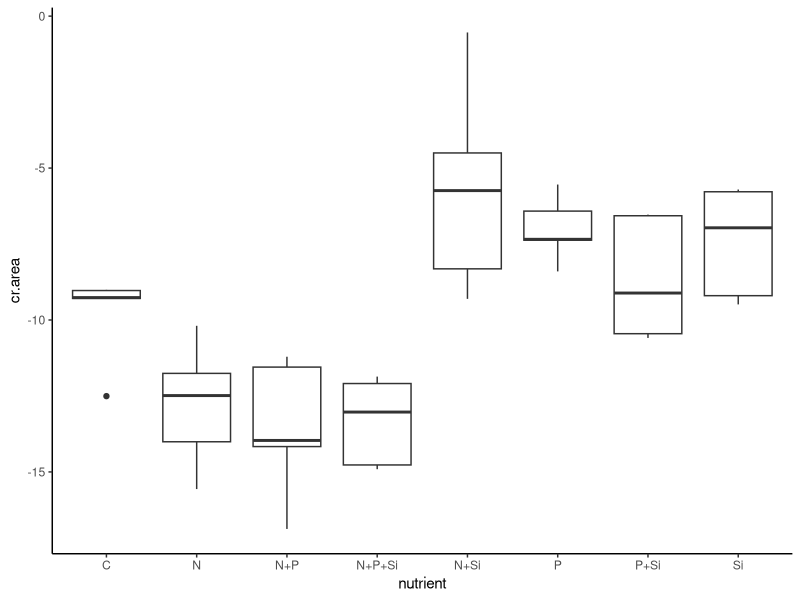
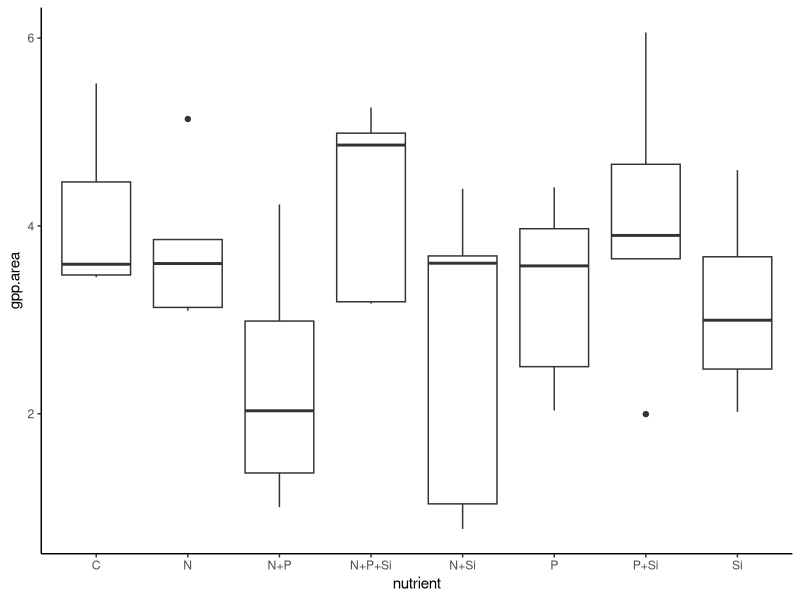
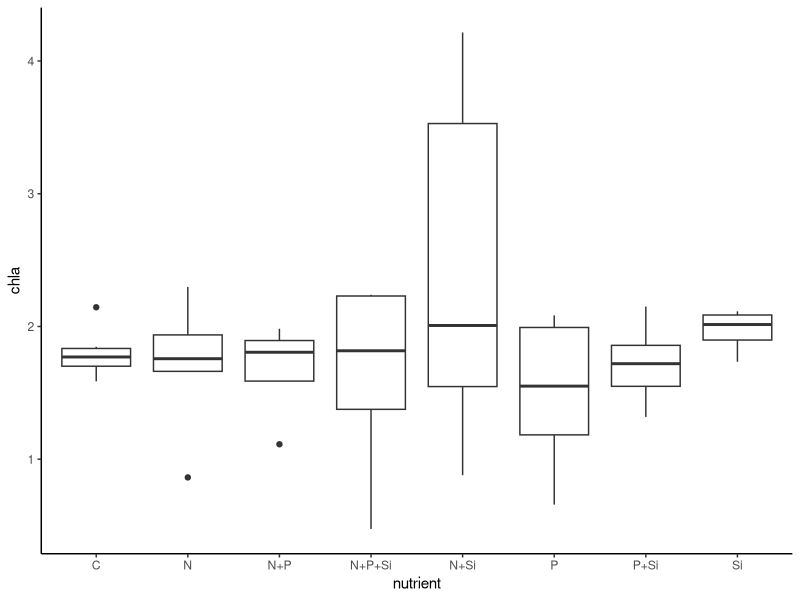
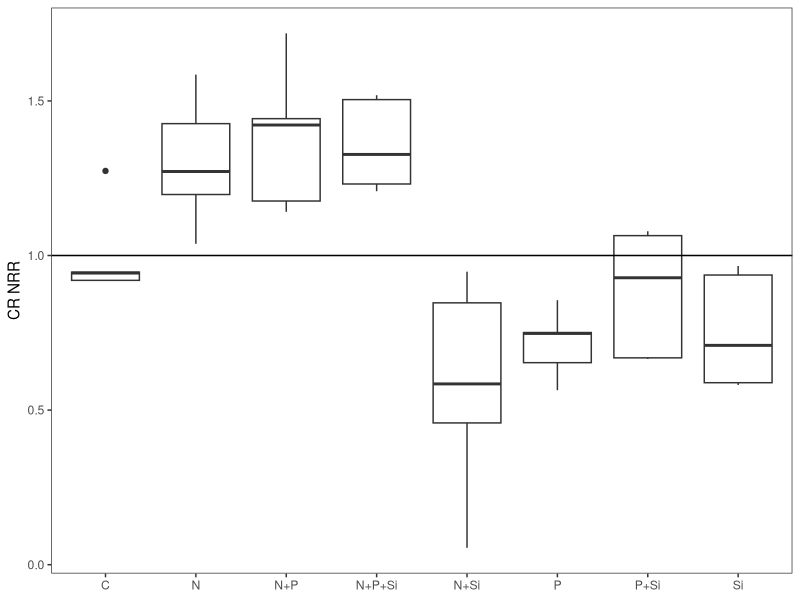
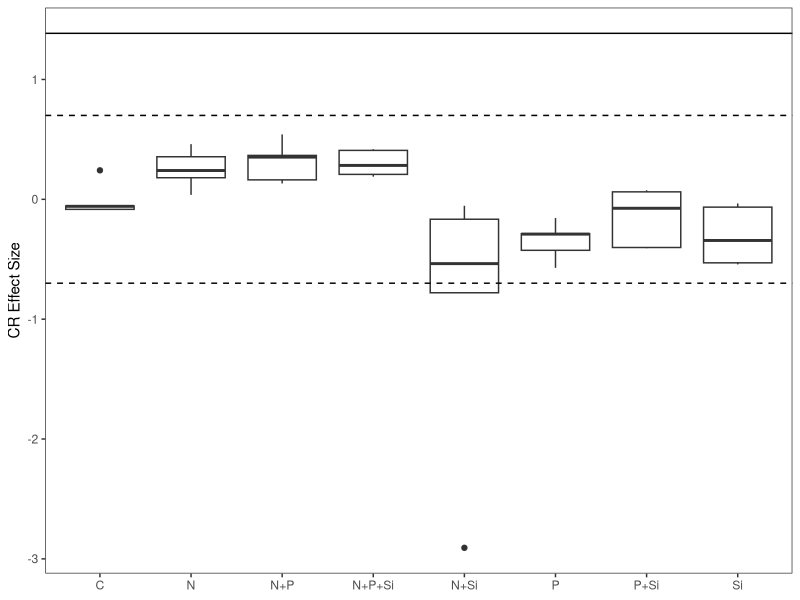
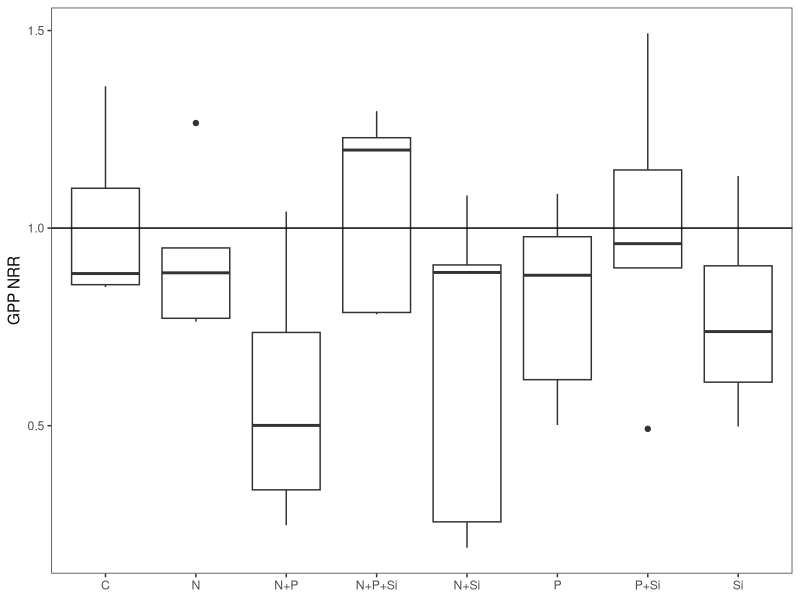
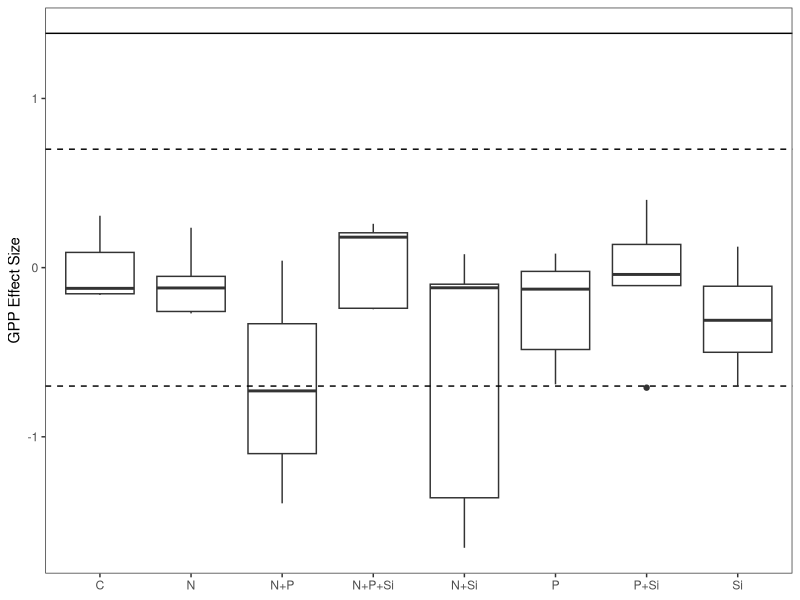
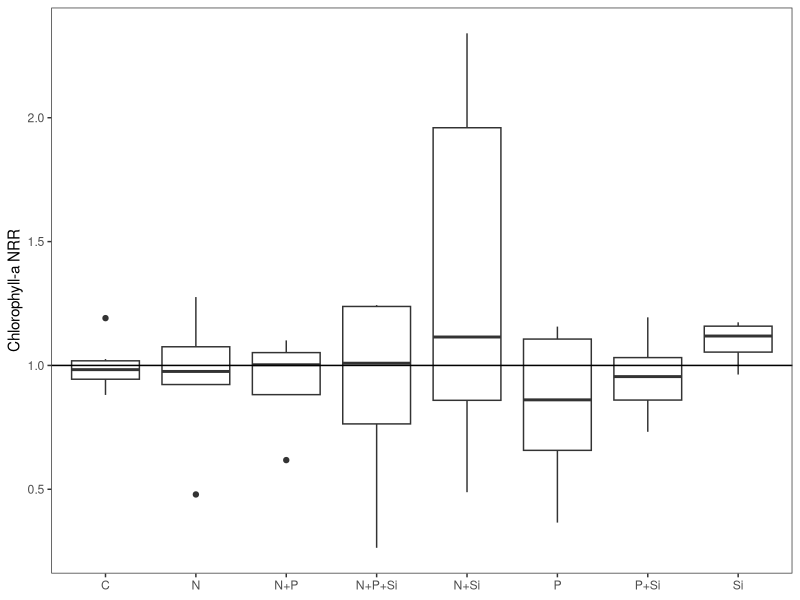

Here is the R script that generated these plots, in order: (Note: this script raises an error after producing the figures.)
#Author:  Clay Arango
#Creation date: 10-Feb-19
#Script to analyze NDS data from Summer 2018 WSB work with S. Roley and A. Alexiades

#packages
install.packages("nlme")
install.packages("nortest")
install.packages("plyr")
install.packages("dplyr")
install.packages("multcomp")
install.packages("MASS")
install.packages("ggplot2")
library(nlme)
library(nortest)
library(plyr)
library(dplyr)
library(multcomp)
library(MASS)
library(ggplot2)

#Load data
roza_summer <- read.table(file="roza_summer.csv", header=T, sep=",")

#set variable
d = roza_summer

#evaluate data to make sure factors are correct
names(d)

unique(d$nutrient) #control, N, NP, NPSi, NSi, P, PSi, Si
unique(d$N) #should be 0 and 1
unique(d$P) #should be 0 and 1
unique(d$Si) #should be 0 and 1
unique(d$top) #should be "sponge" and "glass"
#if need to change, use recode function below. 
d$top<-recode(d$top, "cellulose" ="sponge")
str(d)

#convert N and P and Si values (0 or 1 for absence or presence) to factors
d$N<-as.factor(d$N)
d$P<-as.factor(d$P)
d$Si<-as.factor(d$Si)
str(d)

#subset data into gpp and cr response
d.cr = subset(d, top=="sponge", data=d)
d.gpp = subset(d, top=="glass", data=d)

#check for outliers and check data entry before calculating CR-NRR
ggplot(d.cr, aes(x=nutrient, y=cr.area)) + geom_boxplot() + theme_classic()
#J1 entered correctly
#OK to keep in analysis

#calculate nrr for cr
x<-ddply(d.cr, "nutrient", summarise, ave_cr = mean(cr.area, na.rm=T)) 
x
d.cr$cr.nrr = d.cr$cr.area/-9.818865 #divide by control ave_cr

#check for outliers and check data entry before calculating GPP- and chla-NRR
ggplot(d.gpp, aes(x=nutrient, y=gpp.area)) + geom_boxplot() + theme_classic()
#J2 is entered correctly, P+Si are evenly spread
#A3 is missing in field

ggplot(d.gpp, aes(x=nutrient, y=chla)) + geom_boxplot() + theme_classic()
#I1, F1 are entered correctly
#A3 is missing in field

#calculate nrr for gpp and chla
x<- ddply(d.gpp, "nutrient", summarise, ave_gpp = mean(gpp.area, na.rm=T), ave_chla = mean(chla, na.rm=T)) 
x
d.gpp$gpp.nrr = d.gpp$gpp.area/4.059326 #divide by control ave_gpp
d.gpp$chla.nrr = d.gpp$chla/1.800835 #divide by control ave_chla
#use to exclude outliers
#x1<- ddply(subset(d.gpp, !(nds.id=="F6")), "nutrient", summarise, ave_chla = mean(chla_ug_cm2, na.rm=T)) 
#x1
#d.gpp$chla.nrr_1<-d.gpp$chla_ug_cm2/2.700340

#combine into one file and export
d.cr$chla.nrr<-NA
#d.cr$chla.nrr_1<-NA#for excluded outliers
d.cr$gpp.nrr<-NA
d.gpp$cr.nrr<-NA
d.nrr<-rbind(d.cr, d.gpp)
d.nrr$site.date<-"roza_summer"
d.nrr$gpp.es<-log(d.nrr$gpp.nrr)
d.nrr$cr.es<-log(d.nrr$cr.nrr)
d.nrr$chla.es<-log(d.nrr$chla.nrr)

write.table(d.nrr, "roza_summer_nrr.csv",  sep=",", quote=F, row.names =F)

###############
#plots of NRR
##############
ggplot(data=subset(d.cr, !(nutrient=="control")), aes(x=nutrient, y=cr.nrr))+geom_boxplot()+theme_bw()+
  ylab("CR NRR")+geom_abline(slope = 0, intercept = 1)+
  theme(axis.title.x=element_blank(), panel.grid.minor=element_blank(), panel.grid.major=element_blank())
#N limitation, possible Si inhibition

ggplot(data=subset(d.nrr, (top=="sponge")), aes(x=nutrient, y=cr.es))+geom_boxplot()+theme_bw()+
  ylab("CR Effect Size")+geom_hline(yintercept = 0.7, lty="dashed")+ geom_hline(yintercept = -0.7, lty="dashed")+
  geom_hline(yintercept = 1.385)+
  theme(axis.title.x=element_blank(), panel.grid.minor=element_blank(), panel.grid.major=element_blank())
#nothing over 1.385, so no significance?

ggplot(data=subset(d.gpp, !(nutrient=="control")), aes(x=nutrient, y=gpp.nrr))+geom_boxplot()+theme_bw()+
  ylab("GPP NRR")+geom_abline(slope = 0, intercept = 1)+
  theme(axis.title.x=element_blank(), panel.grid.minor=element_blank(), panel.grid.major=element_blank())
#no limitation

ggplot(data=subset(d.nrr, top =="glass"),aes(x=nutrient, y=gpp.es))+geom_boxplot()+theme_bw()+
  ylab("GPP Effect Size")+geom_hline(yintercept = 0.7, lty="dashed")+
  geom_hline(yintercept = -0.7, lty="dashed")+ geom_hline(yintercept = 1.385)+
  theme(axis.title.x=element_blank(), panel.grid.minor=element_blank(), panel.grid.major=element_blank())
#nothing over 1.385 so no significance?

ggplot(data=subset(d.gpp, !(nutrient=="control")), aes(x=nutrient, y=chla.nrr))+geom_boxplot()+theme_bw()+
  ylab("Chlorophyll-a NRR")+geom_abline(slope = 0, intercept = 1)+ 
  theme(axis.title.x=element_blank(), panel.grid.minor=element_blank(), panel.grid.major=element_blank())
#no limitation

ggplot(data=subset(d.nrr, (top=="glass")), aes(x=nutrient, y=chla.es))+geom_boxplot()+theme_bw()+
  ylab("Chla Effect Size")+ geom_hline(yintercept = 0.7, lty="dashed")+ geom_hline(yintercept = -0.7, lty="dashed")+    
  geom_hline(yintercept = 1.385)+
  theme(axis.title.x=element_blank(), panel.grid.minor=element_blank(), panel.grid.major=element_blank())
#nothing over 1.385 so no significance?

##########
#NRR Summary Files
#########

GPP_sum<-ddply(d.gpp, "nutrient", summarise, ave_nrr.gpp=mean(gpp.nrr, na.rm=T), sd_nrr.gpp=sd(gpp.nrr, na.rm=T), 
               se_nrr.gpp =(sd(gpp.nrr)/sqrt(sum(!is.na(gpp.nrr)))), 
               ci95_nrr.gpp = (1.96*(sd(gpp.nrr)/sqrt(sum(!is.na(gpp.nrr))))),
               ave_nrr.chla=mean(chla.nrr, na.rm=T), sd_nrr.chla=sd(chla.nrr, na.rm=T), 
               se_nrr.chla =(sd(chla.nrr)/sqrt(sum(!is.na(chla.nrr)))), 
               ci95_nrr.chla = (1.96*(sd(chla.nrr)/sqrt(sum(!is.na(chla.nrr))))))
CR_sum<-ddply(d.cr, "nutrient", summarise, ave_nrr.cr=mean(cr.nrr, na.rm=T), sd_nrr.cr=sd(cr.nrr, na.rm=T), 
              se_nrr.cr =(sd(cr.nrr)/sqrt(sum(!is.na(cr.nrr)))), 
              ci95_nrr.cr = (1.96*(sd(cr.nrr)/sqrt(sum(!is.na(cr.nrr))))))

#now combine into one and export
d.sum<-merge(GPP_sum, CR_sum, by="nutrient")
d.sum$site_date<-"roza_summer"
write.table(d.sum, "roza_summer_summ.csv",  sep=",", quote=F, row.names=F)

############################################################
#analyze RESPIRATION data
############################################################

M1<-gls(cr.area~N*P*Si, data=d.cr, na.action=na.omit)
E1<-residuals(M1)
qqnorm(E1)
qqline(E1)
ad.test(E1)
   #residuals are normally distributed, p=0.5626
hist(E1)  
plot(M1)

plot(filter(d.cr, !is.na(cr.area)) %>% dplyr::select(nutrient), 
     E1, xlab="nutrient", ylab="Residuals")
bartlett.test(cr.area~nutrient, data=d.cr)
   #variances are equal p=0.4874

anova(M1)
  

##########################################################
#do multiple 2 way ANOVAs to improve our ability to interpret
##########################################################
#N and P
M1<-gls(cr.area~N*P, data=d.cr, na.action=na.omit)
E1<-residuals(M1)
qqnorm(E1)
qqline(E1)
ad.test(E1)
#residuals are normally distributed, p=0.3065
hist(E1)  
plot(M1)

bartlett.test(cr.area~nutrient, data=d.cr)
#variance test OK

anova(M1) #interpretation, N limitation

#remove NA for plotting
xx = na.omit(subset(d.cr, select = c(N,P,cr.area)))
interaction.plot(xx$N, xx$P, xx$cr.area*-1)

#N and Si
M1<-gls(cr.area~N*Si, data=d.cr, na.action=na.omit)
E1<-residuals(M1)
qqnorm(E1)
qqline(E1)
ad.test(E1)
#residuals are normally distributed, p=0.4603
hist(E1)  
plot(M1)

bartlett.test(cr.area~nutrient, data=d.cr)
#variance test OK

anova(M1) #interpretation, N and Si limitation (presence of Si is synergistic with N)

#remove NA for plotting
xx = na.omit(subset(d.cr, select = c(N,Si,cr.area)))
interaction.plot(xx$N, xx$Si, xx$cr.area*-1)

#P and Si
M1<-gls(cr.area~P*Si, data=d.cr, na.action=na.omit)
E1<-residuals(M1)
qqnorm(E1)
qqline(E1)
ad.test(E1)
#residuals are normally distributed, p=0.728
hist(E1)  
plot(M1)

bartlett.test(cr.area~nutrient, data=d.cr)
#variance test OK

anova(M1) #interpretation, Si limitation

#remove NA for plotting
xx = na.omit(subset(d.cr, select = c(P,Si,cr.area)))
interaction.plot(xx$P, xx$Si, xx$cr.area*-1)
##########################################################
##########################################################



x <- group_by(d.cr, nutrient) %>%  # Grouping function causes subsequent functions to aggregate by season and reach
  summarize(cr.mean = abs(mean(cr.area, na.rm = TRUE)), # na.rm = TRUE to remove missing values
            cr.sd=abs(sd(cr.area, na.rm = TRUE)),  # na.rm = TRUE to remove missing values
            n = sum(!is.na(cr.area)), # of observations, excluding NAs. 
            cr.se=cr.sd/sqrt(n))

ggplot(data=x, aes(x=nutrient, y=cr.mean)) + 
  geom_bar(stat="identity", position=position_dodge(), color = "black") + 
  geom_errorbar(aes(ymin=cr.mean, ymax=cr.mean+cr.se), width=0.2, 
                position=position_dodge(0.9)) + 
  xlab("Nutrient") +
  ylab(expression(Respiration~(ug~O[2]~m^{-2}~h^{-1}))) +
  ylim(0,20) +
  labs(fill="Light") +
  theme_bw() +
  theme(panel.grid.major=element_blank(),
        panel.grid.minor=element_blank(),
        legend.title=element_text(size=6),
        legend.key=element_blank(), 
        legend.position=c(0.5,0.95), 
        legend.text=element_text(size=8), 
        legend.background=element_blank(), 
        legend.direction="horizontal", 
        legend.key.size=unit(0.3, "cm"), 
        axis.title.y=element_text(size=8), 
        axis.title.x=element_text(size=8), 
        axis.text.x=element_text(size=8))

#ggsave('output/figures/Roza_summer.tiff',
#       units="in",
#       width=3.25,
#       height=3.25,
#       dpi=1200,
#       compression="lzw")

#summarize nrr
x <- group_by(d.cr, nutrient) %>%  # Grouping function causes subsequent functions to aggregate by season and reach
  summarize(cr.mean = abs(mean(cr.nrr, na.rm = TRUE)), # na.rm = TRUE to remove missing values
            cr.sd=abs(sd(cr.nrr, na.rm = TRUE)),  # na.rm = TRUE to remove missing values
            n = sum(!is.na(cr.nrr)), # of observations, excluding NAs. 
            cr.se=cr.sd/sqrt(n))

############################################################
#analyze the PRODUCTION data
############################################################

M1<-gls(gpp.area~N*P*Si, data=d.gpp, na.action=na.omit) 
E1<-residuals(M1)
qqnorm(E1)
qqline(E1)
ad.test(E1)
   #residuals are normal, p=0.5248

hist(E1, xlab="residuals", main="")
plot(M1)

plot(filter(d.gpp, !is.na(gpp.area)) %>% dplyr::select(nutrient), 
     E1, xlab="nutrient", ylab="Residuals")
bartlett.test(gpp.area~nutrient, data=d.gpp)
   #variances are equal, p=0.832

anova(M1)
  
x <- group_by(d.gpp, nutrient) %>%  # Grouping function causes subsequent functions to aggregate by season and reach
  summarize(gpp.mean = abs(mean(gpp.area, na.rm = TRUE)), # na.rm = TRUE to remove missing values
            gpp.sd=abs(sd(gpp.area, na.rm = TRUE)),  # na.rm = TRUE to remove missing values
            n = sum(!is.na(gpp.area)), # of observations, excluding NAs. 
            gpp.se=gpp.sd/sqrt(n))

ggplot(data=x, aes(x=nutrient, y=gpp.mean)) + 
  geom_bar(stat="identity", position=position_dodge(), color = "black") + 
  geom_errorbar(aes(ymin=gpp.mean, ymax=gpp.mean+gpp.se), width=0.2, 
                position=position_dodge(0.9)) + 
  xlab("Nutrient") +
  ylab(expression(Production~(ug~O[2]~m^{-2}~h^{-1}))) +
  labs(fill="Light") +
  theme_bw() +
  theme(panel.grid.major=element_blank(),
        panel.grid.minor=element_blank(), 
        legend.title=element_text(size=6), 
        legend.key=element_blank(),  
        legend.position=c(0.5,0.95),  
        legend.text=element_text(size=8),  
        legend.background=element_blank(),  
        legend.direction="horizontal",  
        legend.key.size=unit(0.3, "cm"),  
        axis.title.y=element_text(size=8),  
        axis.title.x=element_text(size=8),  
        axis.text.x=element_text(size=8))

#ggsave('output/figures/gppByNutrient.tiff',
#       units="in",
#       width=3.25,
#       height=3.25,
#       dpi=1200,
#       compression="lzw")

#summarize nrr
x <- group_by(d.gpp, nutrient) %>%  # Grouping function causes subsequent functions to aggregate by season and reach
  summarize(gpp.mean = abs(mean(gpp.nrr, na.rm = TRUE)), # na.rm = TRUE to remove missing values
            gpp.sd=abs(sd(gpp.nrr, na.rm = TRUE)),  # na.rm = TRUE to remove missing values
            n = sum(!is.na(gpp.nrr)), # of observations, excluding NAs. 
            gpp.se=gpp.sd/sqrt(n))

############################################################
#analyze the CHL-A biomass on disks

M1<-gls(chla~N*P*Si, data=d.gpp, na.action=na.omit) 
E1<-residuals(M1)
qqnorm(E1)
qqline(E1)
ad.test(E1)
#residuals are normal, p=0.06435

hist(E1, xlab="residuals", main="")
plot(M1)

plot(filter(d.gpp, !is.na(gpp.area)) %>% dplyr::select(nutrient), 
     E1, xlab="nutrient", ylab="Residuals")
bartlett.test(gpp.area~nutrient, data=d.gpp)
#variances are equal, p=0.832

anova(M1)
